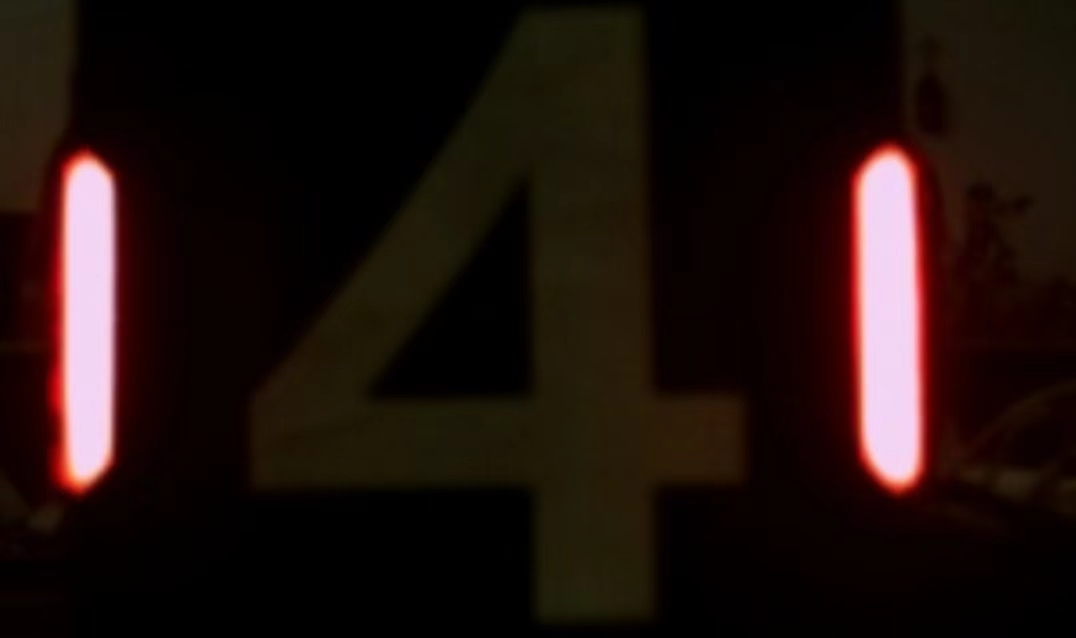
#> input picture rm_vision/models/armor/1.png, 1076 x 638 px, found by its file name; its folder holds 4 pictures in this run
$ python detector1.py
#> lines starting #> are read from the running program, lines starting #| are printed output that depends on the picture; after the words box and inside, x2 and y2 are one past the last pixel; in counts of white or black regions, pixels touching at a corner belong together
import cv2
import numpy as np
import math

def darker(img):
    """降低亮度，辅助函数"""
    hsv_image = cv2.cvtColor(img, cv2.COLOR_BGR2HSV)  # 转换为 HSV 颜色空间
    hsv_image[:, :, 2] = hsv_image[:, :, 2] * 0.5  # 将 V 通道乘以 0.5
    darker_image = cv2.cvtColor(hsv_image, cv2.COLOR_HSV2BGR)  # 转换回 BGR
    return darker_image

def process_img(img, val):
    """处理图像，返回二值图像、调整大小和亮度的图像"""
    img_resized = cv2.resize(img, (640, 480))  # 调整图像大小
    img_dark = cv2.convertScaleAbs(img_resized, alpha=0.5)  # 调整亮度
    img_darker = darker(img_dark)  # 降低亮度
    img_gray = cv2.cvtColor(img_darker, cv2.COLOR_BGR2GRAY)  # 转为灰度图
    _, img_binary = cv2.threshold(img_gray, val, 255, cv2.THRESH_BINARY)  # 二值化处理
    #cv2.imshow("Binary Image", img_binary)  # 显示二值图像
    return img_dark, img_binary

def adjust(rect):
    c, (w, h), angle = rect
    if w > h:
        w, h = h, w
        angle = (angle + 90) % 360
        angle = angle - 360 if angle > 180 else angle - 180 if angle > 90 else angle
    return c, (w, h), angle

def find_light(resized_img, binary_img):
    contours, _ = cv2.findContours(binary_img, cv2.RETR_EXTERNAL, cv2.CHAIN_APPROX_SIMPLE)
    rects = []
    for contour in contours:
        rect = cv2.minAreaRect(contour)
        area = cv2.contourArea(contour)
        if area < 5:
            continue
        rect = adjust(rect)
        if -35 < rect[2] < 35:
            box = cv2.boxPoints(rect)
            box = np.int0(box)
            rects.append(rect)
            cv2.drawContours(resized_img, [box], 0, (0, 255, 0), 2)
    #cv2.imshow('Detected Rotated Rectangles', resized_img)
    return resized_img, rects

def is_close(rect1, rect2, light_angle_tol, line_angle_tol, height_tol, width_tol, cy_tol):
    (cx1, cy1), (w1, h1), angle1 = rect1
    (cx2, cy2), (w2, h2), angle2 = rect2
    distance = math.sqrt((cx1 - cx2) ** 2 + (cy1 - cy2) ** 2)
    if distance > 20:
        angle_diff = min(abs(angle1 - angle2), 360 - abs(angle1 - angle2))
        if angle_diff <= light_angle_tol:
            if abs(h1 - h2) <= height_tol and abs(w1 - w2) <= width_tol:
                line_angle = math.degrees(math.atan2(cy2 - cy1, cx2 - cx1))
                if line_angle > 90:
                    line_angle -= 180
                elif line_angle < -90:
                    line_angle += 180
                if (abs(line_angle - angle1) <= line_angle_tol or abs(line_angle - angle2) <= line_angle_tol or abs(cy1 - cy2) < cy_tol):
                    return True
    return False

def is_armor(img, lights, light_angle_tol=5, line_angle_tol=7, height_tol=10, width_tol=10, cy_tol=5):
    lights_matched = []
    processed_indices = set()
    lights_count = len(lights)
    for i in range(lights_count):
        if i in processed_indices:
            continue
        light1 = lights[i]
        close_lights = [j for j in range(lights_count) if j != i and is_close(light1, lights[j], light_angle_tol, line_angle_tol, height_tol, width_tol, cy_tol)]
        if close_lights:
            group = [light1] + [lights[j] for j in close_lights]
            lights_matched.append(group)
            processed_indices.update([i] + close_lights)
    armors = []
    for light_matched in lights_matched:
        if light_matched:
            points = np.concatenate([cv2.boxPoints(light) for light in light_matched])
            armor_raw = cv2.minAreaRect(points)
            if 200 <= armor_raw[1][0] * armor_raw[1][1] <= 11000:
                armor_flit = adjust(armor_raw)
                if 1 <= armor_flit[1][1] / armor_flit[1][0] <= 3.5:
                    armors.append(adjust(armor_flit))
    armors_center = []
    for armor in armors:#画armor
        center, (width, height), angle = armor
        max_size = max(width, height)
        box = cv2.boxPoints(((center[0], center[1]), (max_size, max_size), angle)).astype(int)
        cv2.drawContours(img, [box], 0, (255, 0, 255), 2)
        cv2.circle(img, (int(center[0]), int(center[1])), 5, (255, 0, 255), -1)
        (center_x, center_y) = map(int, armor[0])
        cv2.putText(img, f"({center_x}, {center_y})", (center_x, center_y), cv2.FONT_HERSHEY_SIMPLEX, 1, (120, 255, 255), 1)  # 在图像上标记坐标
        armor_center = (center_x, center_y)
        armors_center.append(armor_center)
        #cv2.imshow("armor", img)
    return armors_center
def detector(img_raw):
    resized_img,binary_img = process_img(img_raw, 35)#返回binary
    # 找灯条
    img_light = resized_img.copy()
    img_light, rects = find_light(img_light, binary_img)
    # 找装甲板
    img_armor = resized_img.copy()
    armors_center = is_armor(img_armor, rects)
    cv2.imshow("ARMOR", img_armor)
    return armors_center
if __name__ == "__main__" :
    img_paths = [f"/home/nico/文档/python/rm_vision/models/armor/{i}.png" for i in range(1, 13)]
    for name in img_paths:
        img = cv2.imread(name)
#> img is the input picture: shape (638, 1076, 3); mean B, G, R 14, 17.7, 31.2
        armors_center = detector(img)
#> in process_img, `img_resized = cv2.resize(img, (640, 480))`:
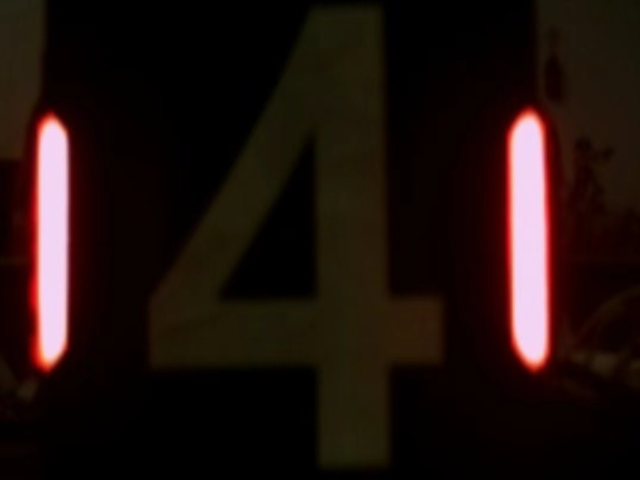
#> img_resized: shape (480, 640, 3); mean B, G, R 13.9, 17.7, 31.1
#> in process_img, `img_dark = cv2.convertScaleAbs(img_resized, alpha=0.5)`:
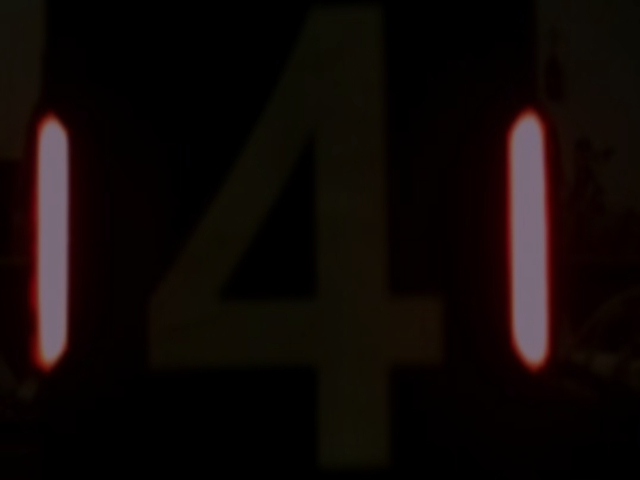
#> img_dark: shape (480, 640, 3); mean B, G, R 6.9, 8.8, 15.6
#> in darker, `hsv_image = cv2.cvtColor(img, cv2.COLOR_BGR2HSV)`: hsv_image: shape (480, 640, 3); mean H, S, V 21.5, 176.2, 15.6
#> in darker, `hsv_image[:, :, 2] = hsv_image[:, :, 2] * 0.5`: hsv_image: shape (480, 640, 3); mean H, S, V 21.5, 176.2, 7.6
#> in darker, `darker_image = cv2.cvtColor(hsv_image, cv2.COLOR_HSV2BGR)`:
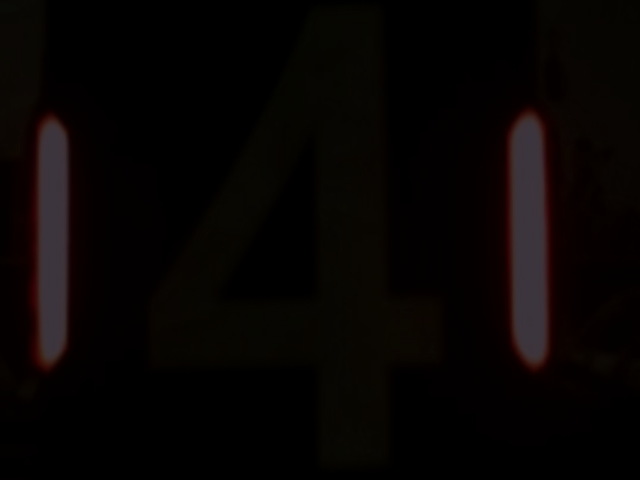
#> darker_image: shape (480, 640, 3); mean B, G, R 3.2, 4.2, 7.6
#> in process_img, `_, img_binary = cv2.threshold(img_gray, val, 255, cv2.THRESH_BINARY)`:
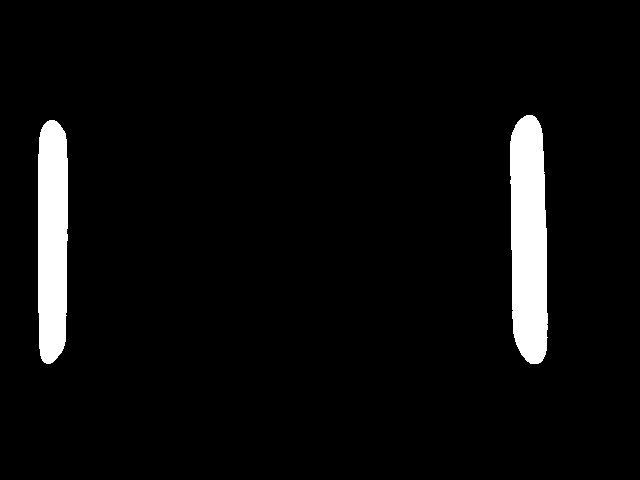
#> img_binary: shape (480, 640); 4.8% white; 2 white regions
#> in find_light, `contours, _ = cv2.findContours(binary_img, cv2.RETR_EXTERNAL, cv2.CHAI..`: contours = 2 contours; box (x1, y1, x2, y2) and area: (510, 115, 548, 364) 7880, (38, 120, 68, 364) 6460
#> the loop in find_light, `for contour in contours:` made 2 passes
#> (area, c in adjust, w in adjust, h in adjust, angle in adjust, box) on passes 1 to 2: (6460.5, (52.5, 241.5), 29, 243, 0, [[37, 362], [37, 120], [66, 120], [66, 362]]), (7880.5, (528.5, 239.1), 35.33, 248.2, -0.849, [[512, 363], [508, 115], [544, 114], [547, 362]])
#> after the loop in find_light, `for contour in contours:`: rects = [((52.5, 241.5), (29, 243), 0), ((528.5, 239.1), (35.33, 248.2), -0.849)]
#> in is_armor, `lights_count = len(lights)`: lights_count = 2
#> the loop in is_armor, `for i in range(lights_count):` made 2 passes
#> after the loop in is_armor, `for i in range(lights_count):`: lights_matched = 1 item; processed_indices = 2 items
#> the loop in is_armor, `for light_matched in lights_matched:` made 1 pass
#> armor_raw on pass 1: ((291.7, 241.5), (510, 248.3), -0.596)
#> after the loop in is_armor, `for light_matched in lights_matched:`: armors = []
#> armors_center = []
#> (the run stopped early here; a loop or call above may not have finished)
